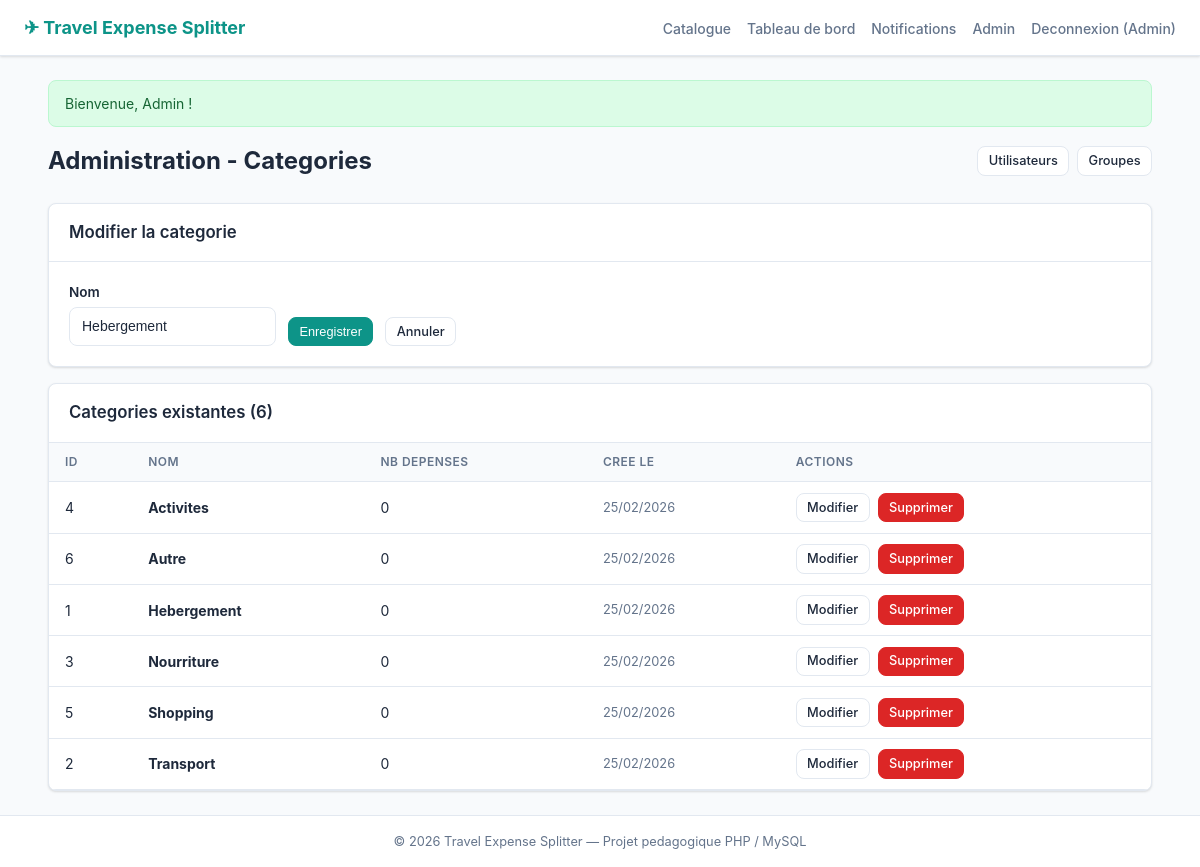
Page /admin_categories.php?action=edit&id=1 (signed in) on the committed database.
### tables this page shows
CREATE TABLE IF NOT EXISTS categories (
    id         INT UNSIGNED AUTO_INCREMENT PRIMARY KEY,
    name       VARCHAR(100) NOT NULL UNIQUE,
    created_at DATETIME     NOT NULL DEFAULT CURRENT_TIMESTAMP
);

### auth.php (called while the page is built, shortened)
<?php
function h(string $str): string
{
    return htmlspecialchars($str, ENT_QUOTES, 'UTF-8');
}

### admin_categories.php (the view, shortened to what this page needs)
<?php
require_once __DIR__ . '/header.php';
$action = $_GET['action'] ?? '';
$cat_id = isset($_GET['id']) ? (int)$_GET['id'] : 0;
    ?>
    <?php
$categories = $pdo->query(
    'SELECT c.*, (SELECT COUNT(*) FROM expenses WHERE category_id = c.id) AS usage_count
     FROM categories c
     ORDER BY c.name'
)->fetchAll();
$edit_cat = null;
if ($action === 'edit' && $cat_id > 0) {
    $stmt = $pdo->prepare('SELECT * FROM categories WHERE id = ?');
    $stmt->execute([$cat_id]);
    $edit_cat = $stmt->fetch();
}
?>
<div class="page-header">
    <h1>Administration - Categories</h1>
    <div class="btn-group">
        <a href="admin_users.php" class="btn btn-secondary btn-sm">Utilisateurs</a>
        <a href="admin_groups.php" class="btn btn-secondary btn-sm">Groupes</a>
    </div>
</div>
<div class="card mb-2">
    <div class="card-header">
        <h3><?= $edit_cat ? 'Modifier la categorie' : 'Ajouter une categorie' ?></h3>
    </div>
    <div class="card-body">
        <form method="post"
              action="admin_categories.php?action=<?= $edit_cat ? 'edit&id=' . $edit_cat['id'] : 'add' ?>"
              class="form-inline">
            <div class="form-group">
                <label for="name">Nom</label>
                <input type="text" id="name" name="name" class="form-control"
                       value="<?= h($edit_cat['name'] ?? '') ?>" required
                       placeholder="ex : Hebergement">
            </div>
            <button type="submit" class="btn btn-primary btn-sm">
                <?= $edit_cat ? 'Enregistrer' : 'Ajouter' ?>
            </button>
            <?php if ($edit_cat): ?>
                <a href="admin_categories.php" class="btn btn-secondary btn-sm">Annuler</a>
            <?php endif; ?>
        </form>
    </div>
</div>
<div class="card">
    <div class="card-header">
        <h3>Categories existantes (<?= count($categories) ?>)</h3>
    </div>
    <div class="table-wrap">
        <table>
            <thead>
                <tr>
                    <th>ID</th>
                    <th>Nom</th>
                    <th>Nb depenses</th>
                    <th>Cree le</th>
                    <th>Actions</th>
                </tr>
            </thead>
            <tbody>
                <?php foreach ($categories as $c): ?>
                    <tr>
                        <td><?= $c['id'] ?></td>
                        <td><strong><?= h($c['name']) ?></strong></td>
                        <td><?= (int)$c['usage_count'] ?></td>
                        <td class="text-sm text-muted"><?= date('d/m/Y', strtotime($c['created_at'])) ?></td>
                        <td>
                            <div class="btn-group">
                                <a href="admin_categories.php?action=edit&id=<?= $c['id'] ?>"
                                   class="btn btn-secondary btn-sm">Modifier</a>
                                <a href="admin_categories.php?action=delete&id=<?= $c['id'] ?>"
                                   class="btn btn-danger btn-sm">Supprimer</a>
                            </div>
                        </td>
                    </tr>
                <?php endforeach; ?>
            </tbody>
        </table>
    </div>
</div>
<?php require_once __DIR__ . '/footer.php'; ?>

### style.css (style rules this page uses)
*, *::before, *::after { box-sizing: border-box; margin: 0; padding: 0; }
:root { --color-primary: #0d9488; --color-primary-dk: #0f766e; --color-primary-lt: #ccfbf1; --color-danger: #dc2626; --color-danger-dk: #b91c1c; --color-success: #16a34a; --color-warning: #d97706; --color-bg: #f8fafc; --color-surface: #ffffff; --color-border: #e2e8f0; --color-text: #1e293b; --color-muted: #64748b; --radius: 0.5rem; --shadow: 0 1px 3px rgba(0,0,0,.08), 0 1px 2px rgba(0,0,0,.06); }
body { font-family: -apple-system, BlinkMacSystemFont, 'Segoe UI', Roboto, 'Helvetica Neue', Arial, sans-serif; background: var(--color-bg); color: var(--color-text); line-height: 1.5; min-height: 100vh; display: flex; flex-direction: column; }
a { color: var(--color-primary); text-decoration: none; }
.card { background: var(--color-surface); border: 1px solid var(--color-border); border-radius: var(--radius); box-shadow: var(--shadow); overflow: hidden; }
.card-header { padding: 1rem 1.25rem; border-bottom: 1px solid var(--color-border); display: flex; align-items: center; justify-content: space-between; }
.card-header h2, .card-header h3 { font-size: 1.05rem; font-weight: 600; }
.card-body { padding: 1.25rem; }
.table-wrap { overflow-x: auto; }
table { width: 100%; border-collapse: collapse; font-size: 0.875rem; }
th, td { padding: 0.65rem 1rem; text-align: left; border-bottom: 1px solid var(--color-border); }
th { background: var(--color-bg); font-weight: 600; color: var(--color-muted); font-size: 0.75rem; text-transform: uppercase; letter-spacing: 0.04em; }
.btn { display: inline-flex; align-items: center; justify-content: center; gap: 0.35rem; padding: 0.5rem 1rem; font-size: 0.875rem; font-weight: 500; border-radius: var(--radius); border: 1px solid transparent; cursor: pointer; transition: background .15s, border-color .15s; text-decoration: none; line-height: 1.4; }
.btn-primary { background: var(--color-primary); color: #fff; border-color: var(--color-primary); }
.btn-secondary { background: var(--color-surface); color: var(--color-text); border-color: var(--color-border); }
.btn-danger { background: var(--color-danger); color: #fff; border-color: var(--color-danger); }
.btn-sm { padding: 0.3rem 0.65rem; font-size: 0.8rem; }
.btn-group { display: flex; gap: 0.5rem; }
.form-group { margin-bottom: 1rem; }
.form-group label { display: block; font-size: 0.85rem; font-weight: 600; margin-bottom: 0.3rem; color: var(--color-text); }
.form-control { width: 100%; padding: 0.5rem 0.75rem; border: 1px solid var(--color-border); border-radius: var(--radius); font-size: 0.875rem; line-height: 1.5; transition: border-color .15s; background: var(--color-surface); color: var(--color-text); }
.form-inline { display: flex; gap: 0.75rem; align-items: flex-end; flex-wrap: wrap; }
.form-inline .form-group { margin-bottom: 0; }
.page-header { display: flex; align-items: center; justify-content: space-between; margin-bottom: 1.5rem; flex-wrap: wrap; gap: 0.75rem; }
.page-header h1 { font-size: 1.5rem; font-weight: 700; }
.text-muted { color: var(--color-muted); }
.text-sm { font-size: 0.8rem; }
.mb-2 { margin-bottom: 1rem; }

### rows in the picture
categories: name "Hebergement", id "1", usage_count "0", created_at "25/02/2026"
categories: id "4", name "Activites", usage_count "0", created_at "25/02/2026"
categories: id "6", name "Autre", usage_count "0", created_at "25/02/2026"
categories: id "3", name "Nourriture", usage_count "0", created_at "25/02/2026"
categories: id "5", name "Shopping", usage_count "0", created_at "25/02/2026"
categories: id "2", name "Transport", usage_count "0", created_at "25/02/2026"

### other values in the picture
APP_NAME "Travel Expense Splitter"
$user['name'] "Admin"
$flash_success "Bienvenue, Admin !"
count($categories) "6"
